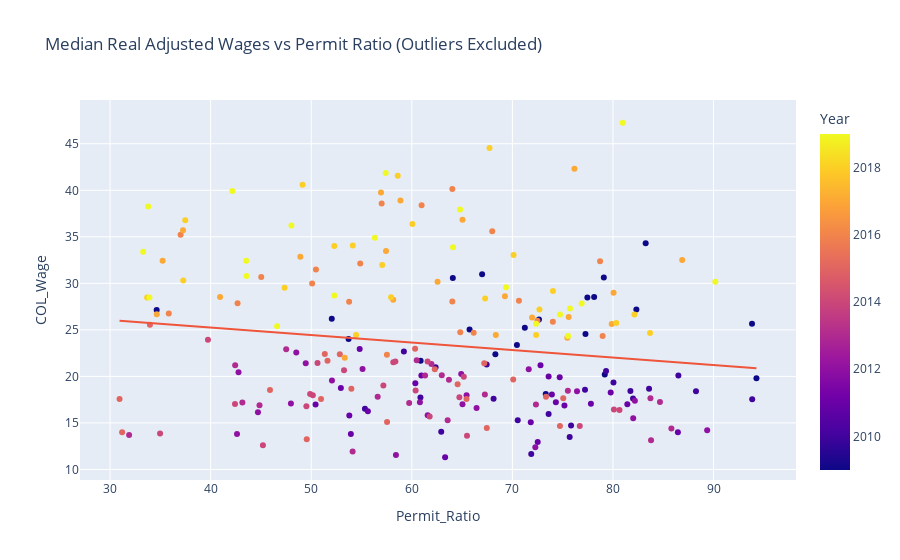

The code cell stored with this chart in its notebook:
### Code cell
wvp_no_outliers = wage_vs_permit[(wage_vs_permit['City']!="NY") & (wage_vs_permit['City']!="SF")]
X = wvp_no_outliers[['Permit_Ratio']]
X = sm.add_constant(X)
y = wvp_no_outliers['COL_Wage']

result = sm.OLS(y, X).fit()
print(result.summary())

fig = px.scatter(wvp_no_outliers, x='Permit_Ratio', y='COL_Wage', hover_name='City', color='Year', trendline='ols',
                title='Median Real Adjusted Wages vs Permit Ratio (Outliers Excluded)')

fig.show()

### Figure 1 — Plotly figure (JSON) as saved in the notebook; plotly's stock layout.template omitted (floating-point values rounded to 4 significant figures; data arrays with more than 128 entries replaced by an {"elided": "..."} marker saying what was removed)
{"data": [{"hovertemplate": "<b>%{hovertext}</b><br><br>Permit_Ratio=%{x}<br>COL_Wage=%{y}<br>Year=%{marker.color}<extra></extra>", "hovertext": {"elided": "231 str values"}, "legendgroup": "", "marker": {"color": {"elided": "231 int values"}, "coloraxis": "coloraxis", "symbol": "circle"}, "mode": "markers", "name": "", "orientation": "v", "showlegend": false, "type": "scatter", "x": {"elided": "231 float values"}, "xaxis": "x", "y": {"elided": "231 float values"}, "yaxis": "y"}, {"hovertemplate": "<b>OLS trendline</b><br>COL_Wage = -0.0806317 * Permit_Ratio + 28.4625<br>R<sup>2</sup>=0.024014<br><br>Permit_Ratio=%{x}<br>COL_Wage=%{y} <b>(trend)</b><extra></extra>", "legendgroup": "", "marker": {"symbol": "circle"}, "mode": "lines", "name": "", "showlegend": false, "type": "scatter", "x": {"elided": "231 float values"}, "xaxis": "x", "y": {"elided": "231 float values"}, "yaxis": "y"}], "layout": {"coloraxis": {"colorbar": {"title": {"text": "Year"}}, "colorscale": [[0, "#0d0887"], [0.1111, "#46039f"], [0.2222, "#7201a8"], [0.3333, "#9c179e"], [0.4444, "#bd3786"], [0.5556, "#d8576b"], [0.6667, "#ed7953"], [0.7778, "#fb9f3a"], [0.8889, "#fdca26"], [1, "#f0f921"]]}, "legend": {"tracegroupgap": 0}, "title": {"text": "Median Real Adjusted Wages vs Permit Ratio (Outliers Excluded)"}, "xaxis": {"anchor": "y", "domain": [0, 1], "title": {"text": "Permit_Ratio"}}, "yaxis": {"anchor": "x", "domain": [0, 1], "title": {"text": "COL_Wage"}}}}
